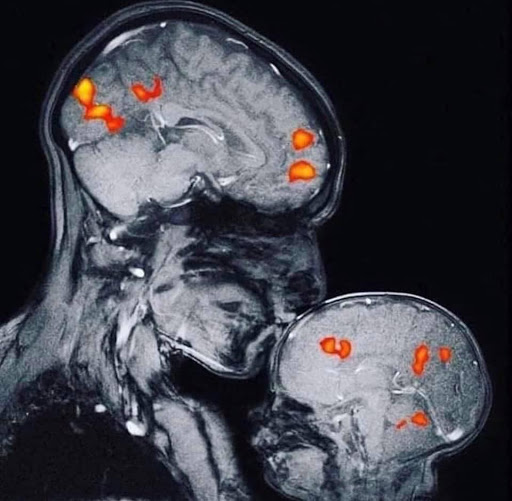
%> input picture data/mri.jpg, 512 x 501 px
$ octave Lab8task.m   (GNU Octave 9; MATLAB toolbox functions it lacks are replaced by stand-ins)
%> lines starting %> are read from the running program, lines starting %| are printed output that depends on the picture
clear all;
close all;
clc;

I = imread('..\data\mri.jpg');
%> I is the input picture: size 501x512x3 uint8; mean R, G, B 66, 66.8, 75.7
subplot(3,2,1);
imshow(I)
title('MRI of a mother kissing her baby')

%convert RGB image to grayscale
I_gray = rgb2gray(I);
subplot(3,2,2)
imshow(I_gray)
title('MRI in grayscale')

I_imadjust = imadjust(I_gray);
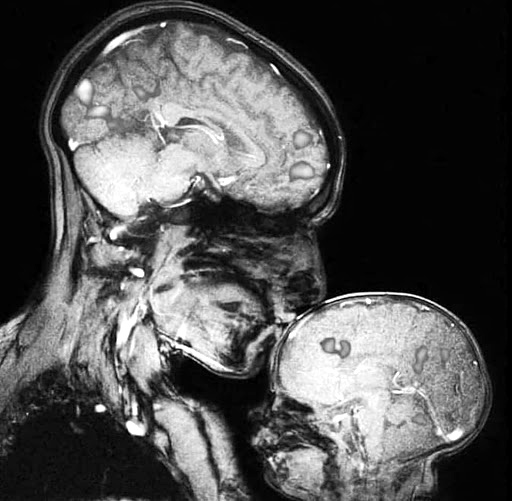
%> I_imadjust: size 501x512 uint8; min 0, max 255, mean 81.3
subplot(3,2,3);
imshow(I_imadjust);
title("Imadjust");

I_histeq = histeq(I_gray);
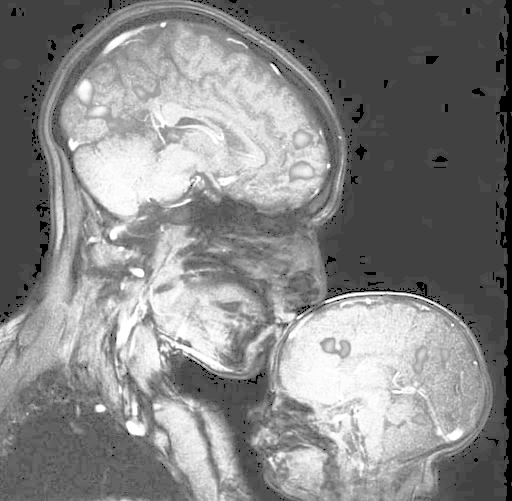
%> I_histeq: size 501x512 uint8; min 0, max 255, mean 133.8
subplot(3,2,4);
imshow(I_histeq);
title("Histeq");

I_adapthisteq = histeq(I_gray);
subplot(3,2,5);
imshow(I_adapthisteq);
title("Adapthisteq");
